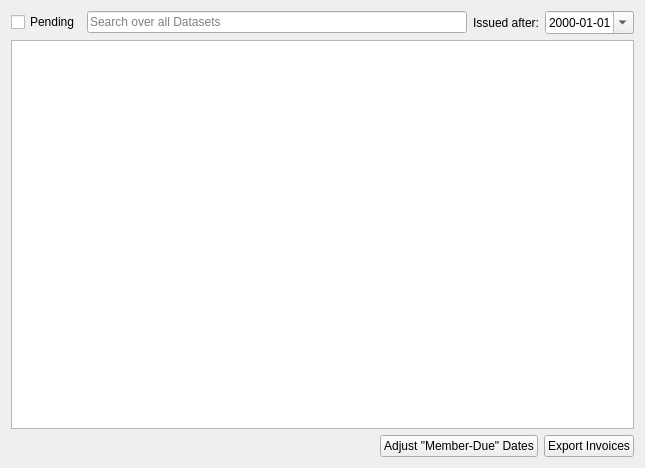
<?xml version="1.0" encoding="UTF-8"?>
<ui version="4.0">
 <class>SentBillsForm</class>
 <widget class="QWidget" name="SentBillsForm">
  <property name="geometry">
   <rect>
    <x>0</x>
    <y>0</y>
    <width>645</width>
    <height>468</height>
   </rect>
  </property>
  <property name="sizePolicy">
   <sizepolicy hsizetype="Expanding" vsizetype="Expanding">
    <horstretch>0</horstretch>
    <verstretch>0</verstretch>
   </sizepolicy>
  </property>
  <property name="windowTitle">
   <string>Form</string>
  </property>
  <layout class="QVBoxLayout" name="verticalLayout">
   <item>
    <layout class="QHBoxLayout" name="horizontalLayout">
     <property name="bottomMargin">
      <number>0</number>
     </property>
     <item>
      <widget class="QCheckBox" name="pendingOnly">
       <property name="text">
        <string>Pending</string>
       </property>
      </widget>
     </item>
     <item>
      <widget class="QLineEdit" name="searchEdit">
       <property name="placeholderText">
        <string>Search over all Datasets</string>
       </property>
      </widget>
     </item>
     <item>
      <widget class="QLabel" name="label">
       <property name="text">
        <string>Issued after:</string>
       </property>
      </widget>
     </item>
     <item>
      <widget class="QDateEdit" name="sinceDate">
       <property name="displayFormat">
        <string>yyyy-MM-dd</string>
       </property>
       <property name="calendarPopup">
        <bool>true</bool>
       </property>
      </widget>
     </item>
    </layout>
   </item>
   <item>
    <widget class="QTableView" name="tableView">
     <property name="alternatingRowColors">
      <bool>true</bool>
     </property>
     <property name="selectionBehavior">
      <enum>QAbstractItemView::SelectRows</enum>
     </property>
     <property name="sortingEnabled">
      <bool>true</bool>
     </property>
     <property name="wordWrap">
      <bool>false</bool>
     </property>
    </widget>
   </item>
   <item>
    <layout class="QHBoxLayout" name="horizontalLayout_2">
     <item>
      <spacer name="horizontalSpacer">
       <property name="orientation">
        <enum>Qt::Horizontal</enum>
       </property>
       <property name="sizeHint" stdset="0">
        <size>
         <width>40</width>
         <height>20</height>
        </size>
       </property>
      </spacer>
     </item>
     <item>
      <widget class="QPushButton" name="btnSyncUsers">
       <property name="text">
        <string>Adjust &quot;Member-Due&quot; Dates</string>
       </property>
      </widget>
     </item>
     <item>
      <widget class="QPushButton" name="btnInvoiceQif">
       <property name="text">
        <string>Export Invoices</string>
       </property>
      </widget>
     </item>
    </layout>
   </item>
  </layout>
 </widget>
 <resources/>
 <connections/>
</ui>
